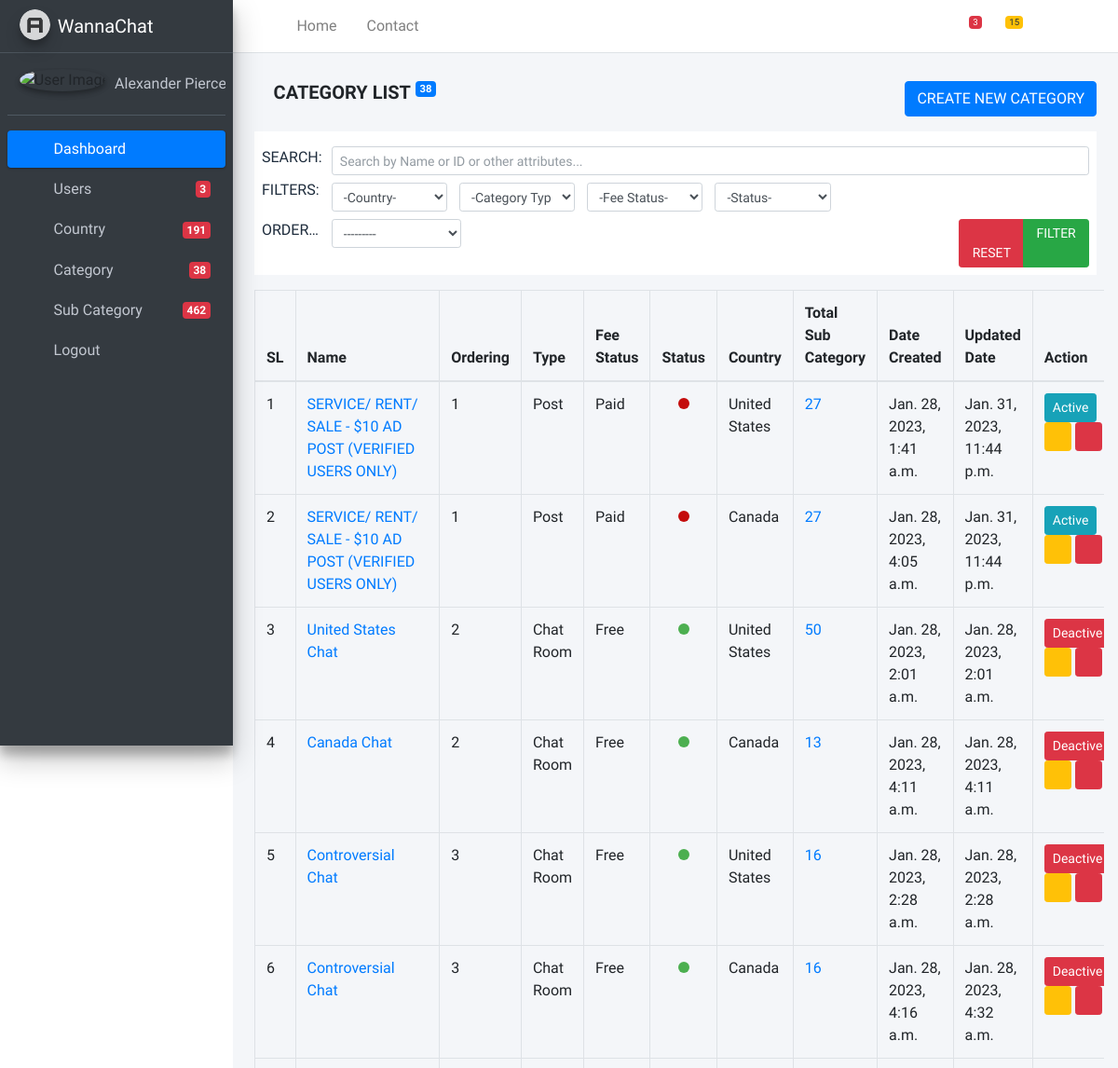
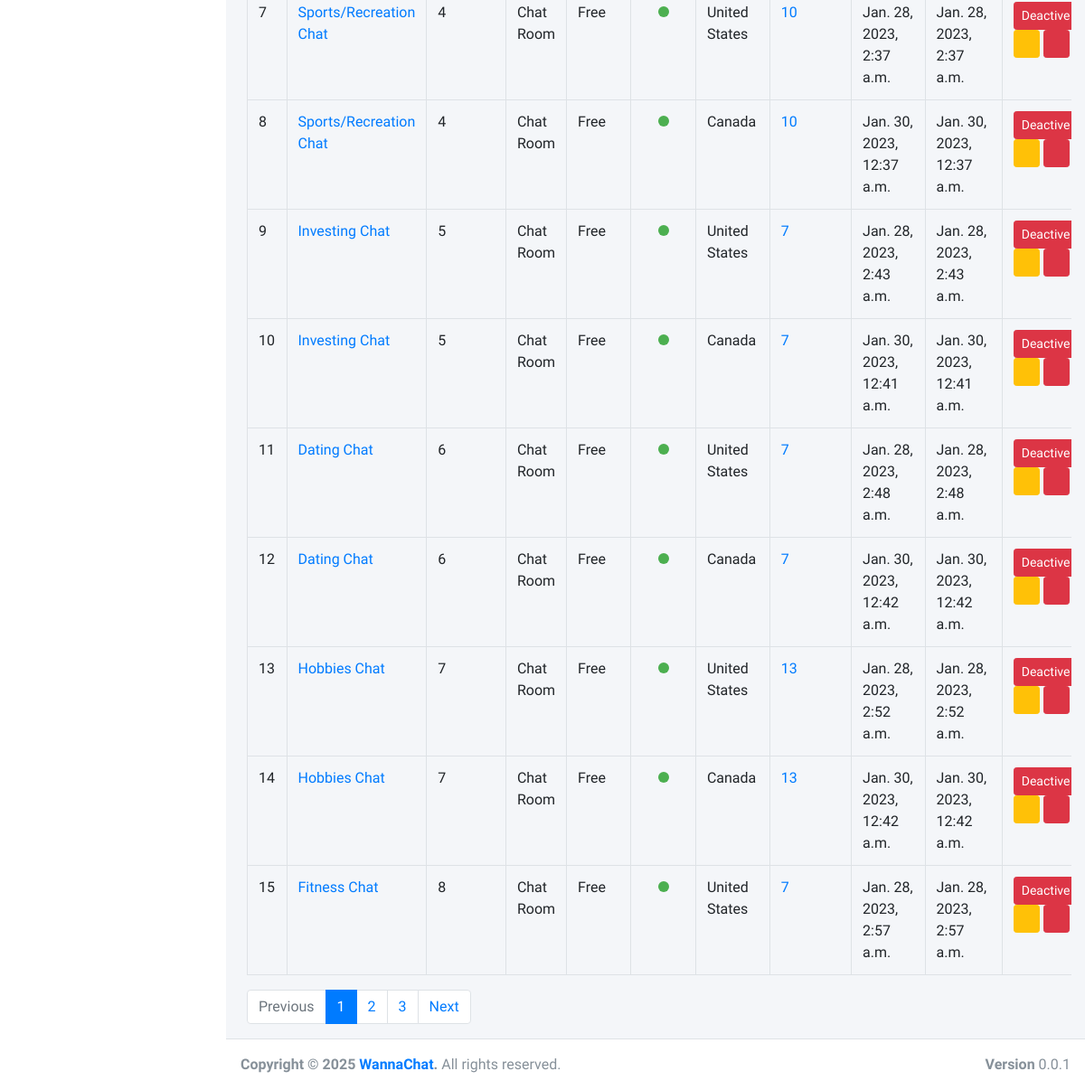
The page /dashboard/category-list/ (signed in) on the database its author committed (2 pictures, top to bottom).
### chatroom/models/category.py (models this page shows, shortened)
class Category(models.Model):
    TYPE_CHOICES = (
        ('post', 'Post'),
        ('chatroom', 'Chat Room'),
    )
    FEE_STATUS_CHOICES = (
        ('free', 'Free'),
        ('paid', 'Paid'),
    )
    country = models.ForeignKey(
        "chatroom.Country", on_delete=models.SET_NULL, null=True,
        related_name='chatroom'
    )
    name = models.CharField(max_length=255)
    category_type = models.CharField(max_length=20, choices=TYPE_CHOICES)
    fee_status = models.CharField(max_length=20, choices=FEE_STATUS_CHOICES)
    ordering = models.PositiveIntegerField(default=0)
    is_active = models.BooleanField(default=True)
    created_at = models.DateTimeField(auto_now_add=True)
    updated_at = models.DateTimeField(auto_now=True)
    class Meta:
        unique_together = ['country', 'name']
        ordering = ('ordering', )
    @property
    def total_sub_category(self):
        return self.sub_categories.all().count()
    def category_type_display(self):
        return dict(self.TYPE_CHOICES)[self.category_type]
    def fee_status_display(self):
        return dict(self.FEE_STATUS_CHOICES)[self.fee_status]

### chatroom/models/country.py (models this page shows, shortened)
class Country(models.Model):
    name = models.CharField(
        max_length=220,
        unique=True,
        verbose_name="Country Name",
        help_text="Enter the official country name.",
        validators=[MinLengthValidator(2)]
    )
    slug = models.SlugField(
        max_length=220,
        unique=True,
        blank=True,
        verbose_name="Country Slug",
        help_text="Auto-generated slug from the country name."
    )
    is_active = models.BooleanField(
        default=True,
        verbose_name="Active Status",
        help_text="Mark as active if the country is currently available."
    )
    created_at = models.DateTimeField(
        auto_now_add=True,
        verbose_name="Created Date",
        help_text="The date and time when the country was created."
    )
    updated_at = models.DateTimeField(
        auto_now=True,
        verbose_name="Updated Date",
        help_text="The date and time when the country was last updated."
    )
    class Meta:
        ordering = ("name",)
        verbose_name = "Country"
        verbose_name_plural = "Countries"
        indexes = [
            models.Index(fields=["name"]),
            models.Index(fields=["slug"]),
        ]
    def __str__(self):
        return self.name

### dashboard/views/category.py (the view)
class CategoryListView(LoginRequiredMixin, ListView):
    template_name = 'dashboard/category/list.html'
    model = Category
    login_url = "/auth/admin-login/"
    paginate_by = 15
    filterset_form = CategoryFilterForm
    def get_queryset(self, **kwargs):
        objects = self.model.objects.all()
        self.filterset = self.filterset_form(
            data=self.request.GET, queryset=objects,
            request=self.request
        )
        return self.filterset.qs
    def get_context_data(self, **kwargs):
        context = super().get_context_data(**kwargs)
        context['total'] = self.filterset.qs.count()
        context['filterset_form'] = self.filterset.form
        return context

### chatroom/context.py (called while the page is built)
def get_country_list(request):
    country_list = Country.objects.filter(is_active=True)
    return  {'country_list': country_list}

### wannachat/context.py (called while the page is built)
def stats(request):
    return {
        'total_user': User.objects.count(),
        'total_country': Country.objects.filter(is_active=True).count(),
        'total_category': Category.objects.count(),
        'total_subcategory': SubCategory.objects.count(),
    }

### templates/dashboard/category/list.html (shortened to what this page needs)
{% extends 'dashboard/base/base.html' %}
{% load static %}
{% block content %}
<div class="row">
    <div class="col-md-12">
        <div class="tile">
            <div class="tile-body">
                <div class="table-responsive">
                    <div id="sampleTable_wrapper" class="dataTables_wrapper container-fluid dt-bootstrap4 no-footer">
                        <div class="row">
                            <div class="col-md-12 col-lg-12 mb-3">
                                <div class="row">
                                    <div class="col-md-8">
                                        <h5>
                                            <i class="fa fa-list"></i> <strong class="my-floor"> CATEGORY LIST</strong>
                                            <sup class="d-print-none"><span class="badge badge-primary" title="Number of Food">{{ total }}</span></sup>
                                        </h5>
                                    </div>
                                    <div class="col-md-4 text-right">
                                        <a class="btn btn-primary" href="{% url 'dashboard:category_create' %}">CREATE NEW CATEGORY</a>
                                    </div>
                                </div>
                            </div>
                            <div class="col-md-12 col-lg-12 mb-3">
                                {% include 'dashboard/snippets/filterset_form.html' with filterset_form=filterset_form %}
                            </div>
                        </div>
                        <div class="row">
                            <div class="col-sm-12">
                                <table class="table table-hover table-bordered dataTable no-footer" id="sampleTable" role="grid" aria-describedby="sampleTable_info">
                                    <thead>
                                        <tr role="row">
                                            <th>SL</th>
                                            <th>Name</th>
                                            <th>Ordering</th>
                                            <th>Type</th>
                                            <th>Fee Status</th>
                                            <th>Status</th>
                                            <th>Country</th>
                                            <th>Total Sub Category</th>
                                            <th>Date Created</th>
                                            <th>Updated Date</th>
                                            <th>Action</th>
                                        </tr>
                                    </thead>
                                    <tbody>
                                        {% for object in object_list %}
                                            <tr role="row" class="odd">
                                                <td class="sorting_1">{{ forloop.counter }}</td>
                                                <td>
                                                    <a href="">{{ object.name }}</a>
                                                </td>
                                                <td>{{ object.ordering }}</td>
                                                <td>{{ object.category_type_display }}</td>
                                                <td>{{ object.fee_status_display }}</td>
                                                <td class="text-center">
                                                    {% if object.is_active %}
                                                        <b class="pill_active"></b>
                                                    {% else %}
                                                        <b class="pill_deactive"></b>
                                                    {% endif %}
                                                </td>
                                                <td>{{ object.country }}</td>
                                                <td>
                                                    <a href="{% url 'dashboard:subcategory_list' %}?q=&category={{ object.pk }}">{{ object.total_sub_category }}</a>
                                                </td>
                                                <td>{{ object.created_at }}</td>
                                                <td>{{ object.updated_at }}</td>
                                                <td width="220px">
                                                    {% if object.is_active %}
                                                        <button type="button" class="btn btn-danger btn-sm" data-toggle="modal" data-target="#activeDeactiveModal_{{ object.pk }}">
                                                            Deactive
                                                        </button>
                                                    {% else %}
                                                        <button type="button" class="btn btn-info btn-sm" data-toggle="modal" data-target="#activeDeactiveModal_{{ object.pk }}">
                                                            Active
                                                        </button>
                                                    {% endif %}
                                                    <a href="{% url 'dashboard:category_edit' object.pk %}" class="btn btn-warning btn-sm" title="Edit {{ object.title }}"><i class="fa fa-edit"></i></a>
                                                    <button type="button" class="btn btn-danger btn-sm" data-toggle="modal" data-target="#deleteModal_{{ object.pk }}"><i class="fa fa-trash"></i></button>
                                                </td>
                                            </tr>
                                        {% empty %}
                                            <tr>
                                                <td colspan="11" class="text-center text-danger font-weight-bold">No category found.</td>
                                            </tr>
                                        {% endfor %}
                                    </tbody>
                                </table>
                            </div>
                        </div>
                        <nav aria-label="Page navigation example">
                            <ul class="pagination">
                                {% if page_obj.has_previous %}
                                    <li class="page-item">
                                        <a class="page-link" href="?page={{ page_obj.previous_page_number }}">Previous</a>
                                    </li>
                                {% else %}
                                    <li class="page-item disabled">
                                        <a class="page-link" href="#" tabindex="-1" aria-disabled="true">Previous</a>
                                    </li>
                                {% endif %}
                                {% for i in page_obj.paginator.page_range %}
                                    {% if page_obj.number == i %}
                                        <li class="page-item active" aria-current="page"><span class="page-link">{{ i }}<span class="sr-only">(current)</span></span>
                                        </li>
                                    {% elif i > page_obj.number|add:'-3' and i < page_obj.number|add:'3' %}
                                        <li class="page-item"><a class="page-link" href="?page={{ i }}">{{ i }}</a></li>
                                    {% endif %}
                                {% endfor %}
                                {% if page_obj.has_next %}
                                    <li class="page-item">
                                        <a class="page-link" href="?page={{ page_obj.next_page_number }}">Next</a>
                                    </li>
                                {% else %}
                                    <li class="page-item disabled">
                                        <a class="page-link" href="#" tabindex="-1" aria-disabled="true">Next</a>
                                    </li>
                                {% endif %}
                            </ul>
                        </nav>
                    </div>
                </div>
            </div>
        </div>
    </div>
</div>
{% endblock content %}

### templates/dashboard/category/list.html (style rules this page uses)
.pill_active { background-color: #4caf50; border: none; padding: 6px 6px; text-align: center; text-decoration: none; display: inline-block; border-radius: 50%; }
.pill_deactive { background-color: rgb(196, 12, 12); border: none; padding: 6px 6px; text-align: center; text-decoration: none; display: inline-block; border-radius: 50%; }

### rows shown on the page
Category: name "SERVICE/ RENT/ SALE - $10 AD POST (VERIFIED USERS ONLY)", ordering "1", category_type_display "Post", fee_status_display "Paid", is_active False (drawn), country "United States", total_sub_category "27", created_at "Jan. 28, 2023, 1:41 a.m.", updated_at "Jan. 31, 2023, 11:44 p.m."
Category: name "SERVICE/ RENT/ SALE - $10 AD POST (VERIFIED USERS ONLY)", ordering "1", category_type_display "Post", fee_status_display "Paid", is_active False (drawn), country "Canada", total_sub_category "27", created_at "Jan. 28, 2023, 4:05 a.m.", updated_at "Jan. 31, 2023, 11:44 p.m."
Category: name "United States Chat", ordering "2", category_type_display "Chat Room", fee_status_display "Free", is_active True (drawn), country "United States", total_sub_category "50", created_at "Jan. 28, 2023, 2:01 a.m.", updated_at "Jan. 28, 2023, 2:01 a.m."
Category: name "Canada Chat", ordering "2", category_type_display "Chat Room", fee_status_display "Free", is_active True (drawn), country "Canada", total_sub_category "13", created_at "Jan. 28, 2023, 4:11 a.m.", updated_at "Jan. 28, 2023, 4:11 a.m."
Category: name "Controversial Chat", ordering "3", category_type_display "Chat Room", fee_status_display "Free", is_active True (drawn), country "United States", total_sub_category "16", created_at "Jan. 28, 2023, 2:28 a.m.", updated_at "Jan. 28, 2023, 2:28 a.m."
Category: name "Controversial Chat", ordering "3", category_type_display "Chat Room", fee_status_display "Free", is_active True (drawn), country "Canada", total_sub_category "16", created_at "Jan. 28, 2023, 4:16 a.m.", updated_at "Jan. 28, 2023, 4:32 a.m."
Category: name "Sports/Recreation Chat", ordering "4", category_type_display "Chat Room", fee_status_display "Free", is_active True (drawn), country "United States", total_sub_category "10", created_at "Jan. 28, 2023, 2:37 a.m.", updated_at "Jan. 28, 2023, 2:37 a.m."
Category: name "Sports/Recreation Chat", ordering "4", category_type_display "Chat Room", fee_status_display "Free", is_active True (drawn), country "Canada", total_sub_category "10", created_at "Jan. 30, 2023, 12:37 a.m.", updated_at "Jan. 30, 2023, 12:37 a.m."
Category: name "Investing Chat", ordering "5", category_type_display "Chat Room", fee_status_display "Free", is_active True (drawn), country "United States", total_sub_category "7", created_at "Jan. 28, 2023, 2:43 a.m.", updated_at "Jan. 28, 2023, 2:43 a.m."
Category: name "Investing Chat", ordering "5", category_type_display "Chat Room", fee_status_display "Free", is_active True (drawn), country "Canada", total_sub_category "7", created_at "Jan. 30, 2023, 12:41 a.m.", updated_at "Jan. 30, 2023, 12:41 a.m."
Category: name "Dating Chat", ordering "6", category_type_display "Chat Room", fee_status_display "Free", is_active True (drawn), country "United States", total_sub_category "7", created_at "Jan. 28, 2023, 2:48 a.m.", updated_at "Jan. 28, 2023, 2:48 a.m."
Category: name "Dating Chat", ordering "6", category_type_display "Chat Room", fee_status_display "Free", is_active True (drawn), country "Canada", total_sub_category "7", created_at "Jan. 30, 2023, 12:42 a.m.", updated_at "Jan. 30, 2023, 12:42 a.m."
Category: name "Hobbies Chat", ordering "7", category_type_display "Chat Room", fee_status_display "Free", is_active True (drawn), country "United States", total_sub_category "13", created_at "Jan. 28, 2023, 2:52 a.m.", updated_at "Jan. 28, 2023, 2:52 a.m."
Category: name "Hobbies Chat", ordering "7", category_type_display "Chat Room", fee_status_display "Free", is_active True (drawn), country "Canada", total_sub_category "13", created_at "Jan. 30, 2023, 12:42 a.m.", updated_at "Jan. 30, 2023, 12:42 a.m."
Category: name "Fitness Chat", ordering "8", category_type_display "Chat Room", fee_status_display "Free", is_active True (drawn), country "United States", total_sub_category "7", created_at "Jan. 28, 2023, 2:57 a.m.", updated_at "Jan. 28, 2023, 2:57 a.m."

### other values the page prints
{{ total_user }} "3"
{{ total_country }} "191"
{{ total_category }} "38"
{{ total_subcategory }} "462"
{{ total }} "38"
{{ i }} "1"
{{ i }} "2" "3"
